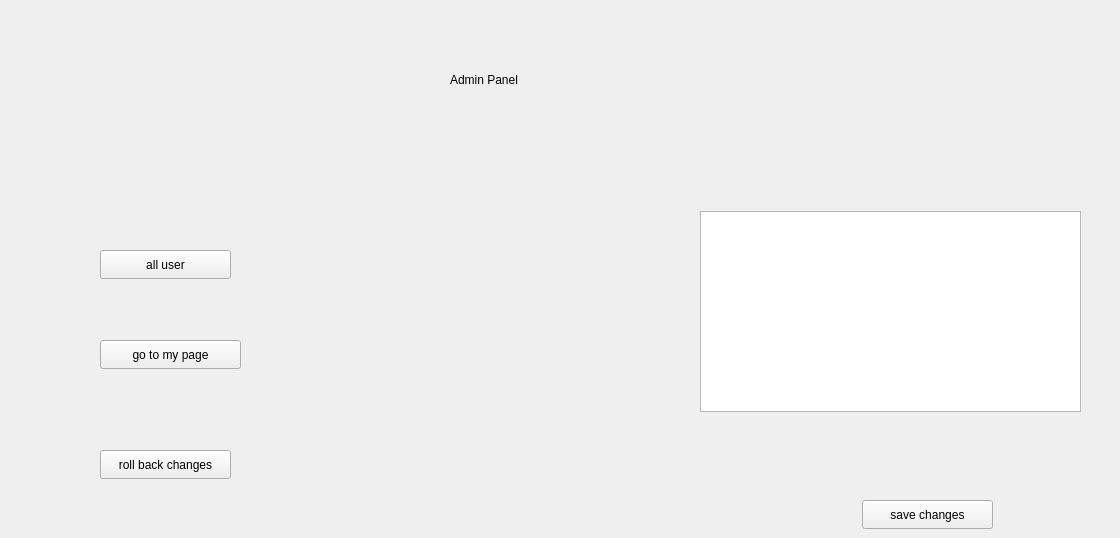
     <widget class="QWidget" name="page_4">
      <widget class="QLabel" name="label_13">
       <property name="geometry">
        <rect>
         <x>450</x>
         <y>70</y>
         <width>171</width>
         <height>20</height>
        </rect>
       </property>
       <property name="text">
        <string>Admin Panel</string>
       </property>
      </widget>
      <widget class="QStackedWidget" name="stackedWidget">
       <property name="geometry">
        <rect>
         <x>650</x>
         <y>170</y>
         <width>461</width>
         <height>261</height>
        </rect>
       </property>
       <property name="currentIndex">
        <number>1</number>
       </property>
       <widget class="QWidget" name="page_5">
        <widget class="QTableView" name="tableView">
         <property name="geometry">
          <rect>
           <x>60</x>
           <y>20</y>
           <width>381</width>
           <height>211</height>
          </rect>
         </property>
        </widget>
       </widget>
       <widget class="QWidget" name="page_6">
        <widget class="QTableView" name="tableView_2">
         <property name="geometry">
          <rect>
           <x>50</x>
           <y>41</y>
           <width>381</width>
           <height>201</height>
          </rect>
         </property>
        </widget>
       </widget>
      </widget>
      <widget class="QPushButton" name="userBrowse">
       <property name="geometry">
        <rect>
         <x>100</x>
         <y>250</y>
         <width>131</width>
         <height>29</height>
        </rect>
       </property>
       <property name="text">
        <string>all user</string>
       </property>
      </widget>
      <widget class="QPushButton" name="backButton_5">
       <property name="geometry">
        <rect>
         <x>100</x>
         <y>450</y>
         <width>131</width>
         <height>29</height>
        </rect>
       </property>
       <property name="text">
        <string>roll back changes</string>
       </property>
      </widget>
      <widget class="QPushButton" name="pageButton">
       <property name="geometry">
        <rect>
         <x>100</x>
         <y>340</y>
         <width>141</width>
         <height>29</height>
        </rect>
       </property>
       <property name="text">
        <string>go to my page</string>
       </property>
      </widget>
      <widget class="QPushButton" name="editedButton_2">
       <property name="geometry">
        <rect>
         <x>862</x>
         <y>500</y>
         <width>131</width>
         <height>29</height>
        </rect>
       </property>
       <property name="text">
        <string>save changes</string>
       </property>
      </widget>
      <widget class="QLabel" name="adminLabel">
       <property name="geometry">
        <rect>
         <x>720</x>
         <y>120</y>
         <width>341</width>
         <height>20</height>
        </rect>
       </property>
       <property name="text">
        <string/>
       </property>
      </widget>
      <widget class="QLabel" name="headLabel">
       <property name="geometry">
        <rect>
         <x>520</x>
         <y>450</y>
         <width>281</width>
         <height>20</height>
        </rect>
       </property>
       <property name="text">
        <string/>
       </property>
      </widget>
     </widget>
